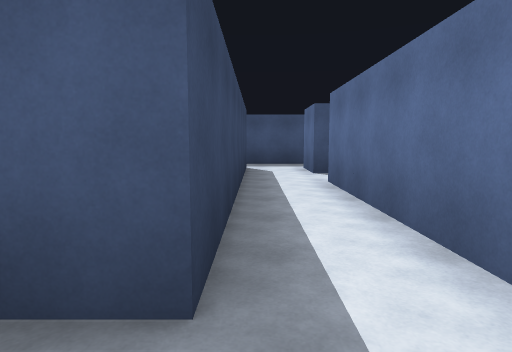
view 1 (above)

19 first-person views from a walk through a Unity game level. The camera is 1.4 m above the floor, tilts 6° down and sees 75° across. Doors are open. The floor is counted in squares, 2 m on a side. Each view is taken from the middle of a square. On the plan, view 1 faces up. The plan holds only what a view shows up to about 10 squares ahead; the rest is blank.

view 2
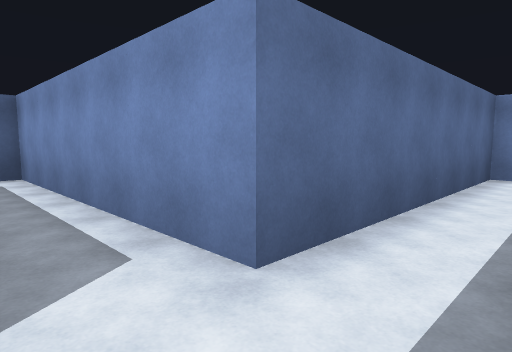

view 3
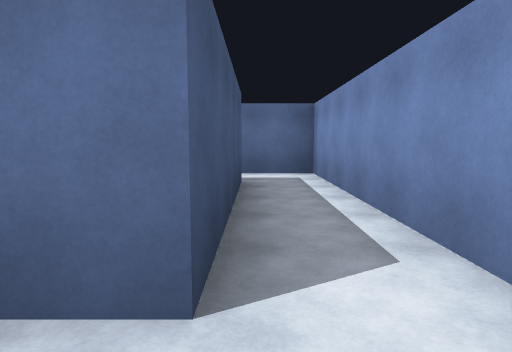

view 4
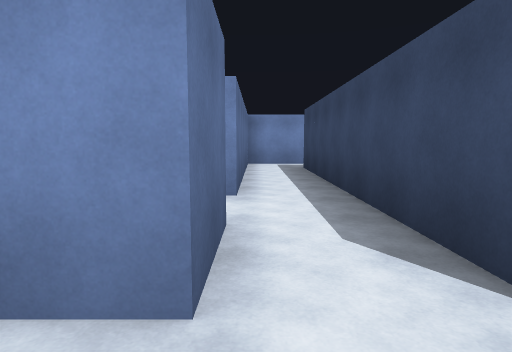

view 5
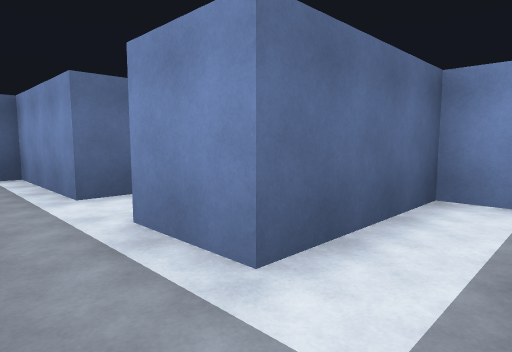

view 6
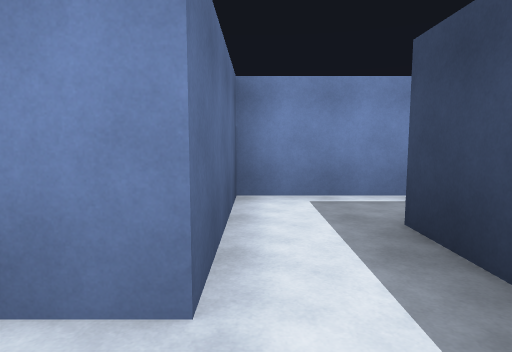

view 7
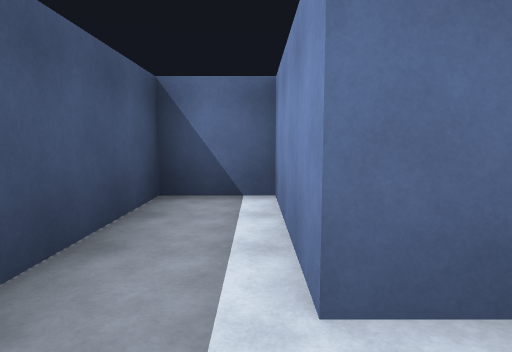

view 8
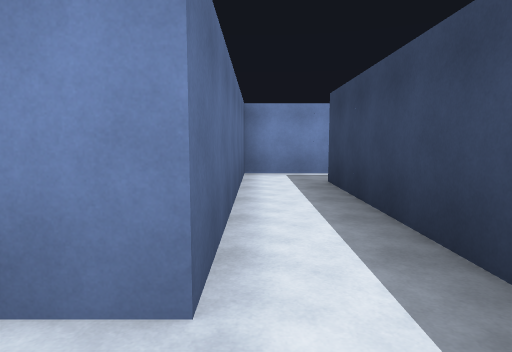

view 9
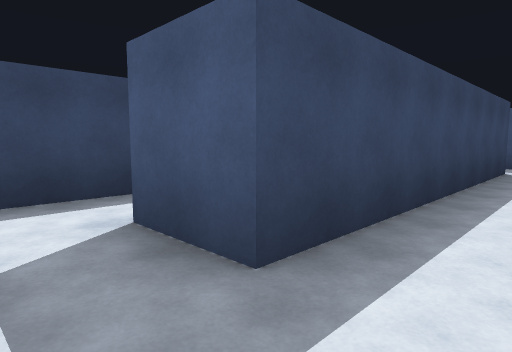

view 10
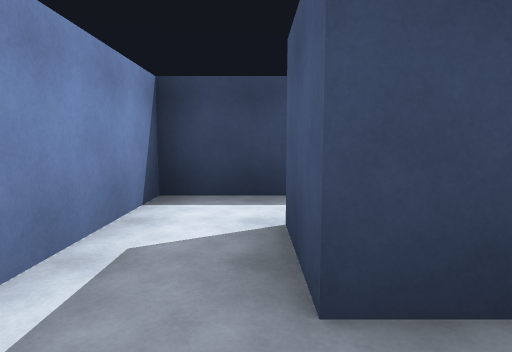

view 11
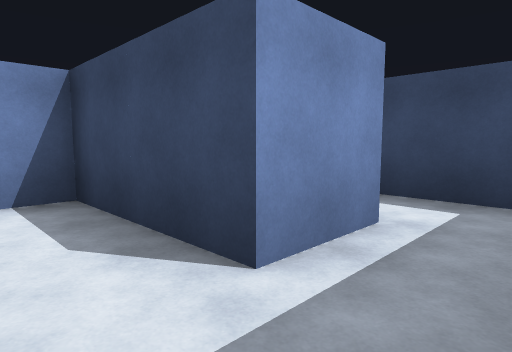

view 12
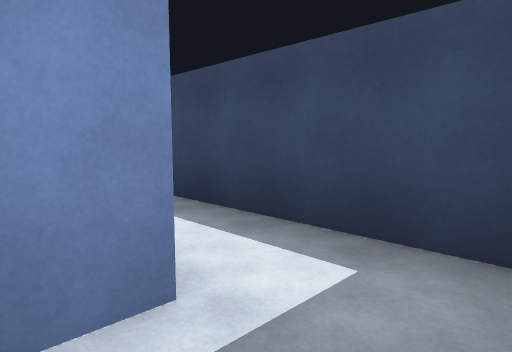

view 13
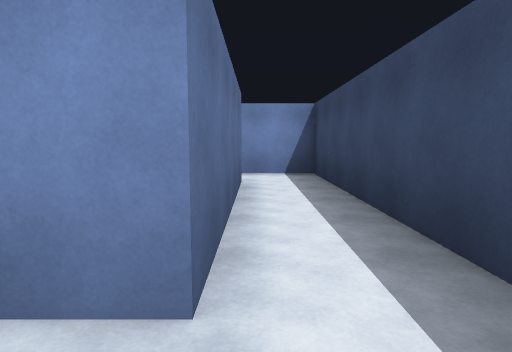

view 14
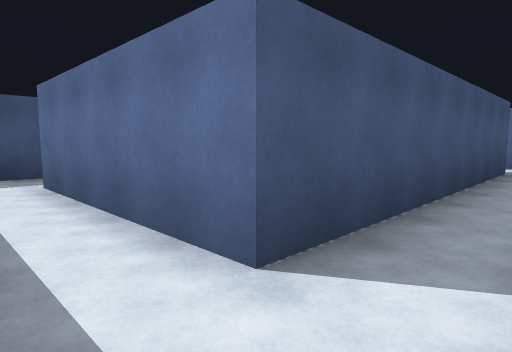

view 15
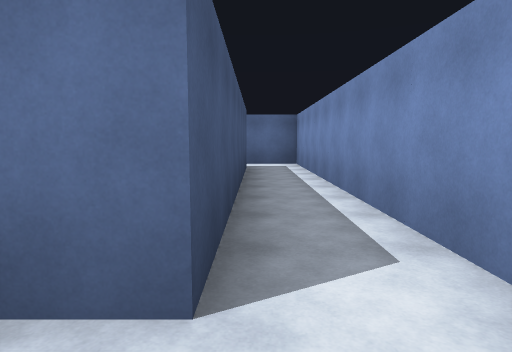

view 16
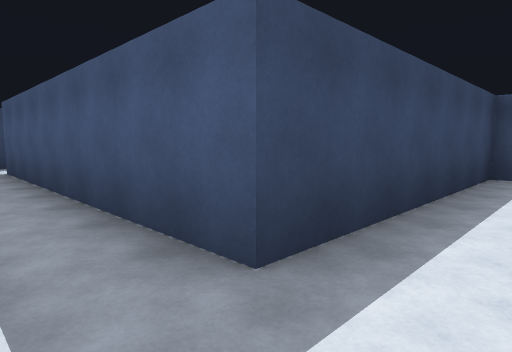

view 17
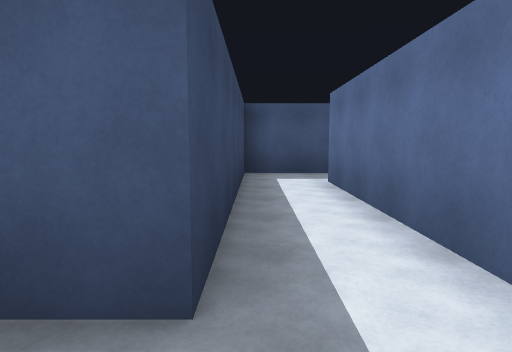

view 18
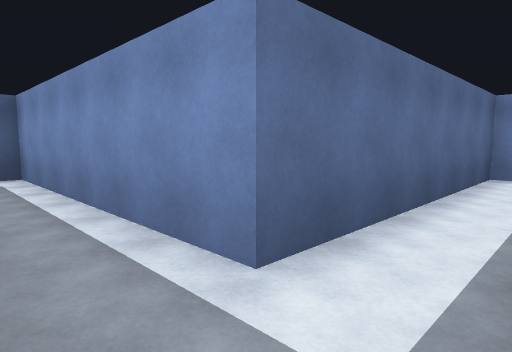

view 19
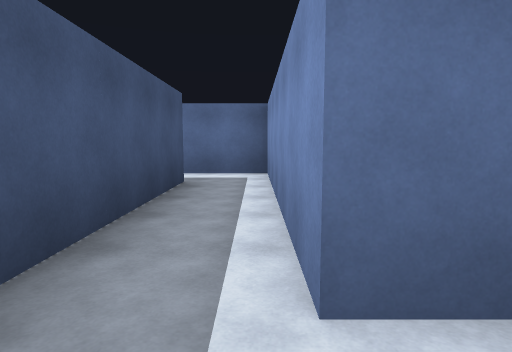

### Floor plan
Key: @ floor where view 1 was taken; # wall or solid block; . floor.
Columns run from 7 left of view 1 to 11 right of it. Each row starts with its distance up from view 1.
 11        ######
 10     ........#
  9     ........#
  8    #..#..####
  7    ...#........#
  6    ...#........#
  5   #####..#######  #
  4 #.....#..#........#
  3 #.....#..#........#
  2 #..#..#..#..#######
  1 #..#.....#..#
  0 #..#...@.#..#
 -1 #..#######..#
 -2 #...........#
 -3 #...........#
 -4 #############

Positions as (right, up) in squares from view 1, and headings:
1: (0, 0), facing up
2: (0, 7), facing down-right
3: (0, 7), facing right
4: (1, 10), facing down
5: (-3, 10), facing down-right
6: (-2, 10), facing down
7: (0, 9), facing right
8: (1, 7), facing down
9: (1, 0), facing up-left
10: (1, 1), facing left
11: (-2, 4), facing down-left
12: (-4, 4), facing down-left
13: (-5, 4), facing down
14: (-6, -3), facing up-right
15: (-6, -2), facing right
16: (4, -3), facing up-left
17: (3, -3), facing up
18: (3, 4), facing down-right
19: (3, 3), facing right
